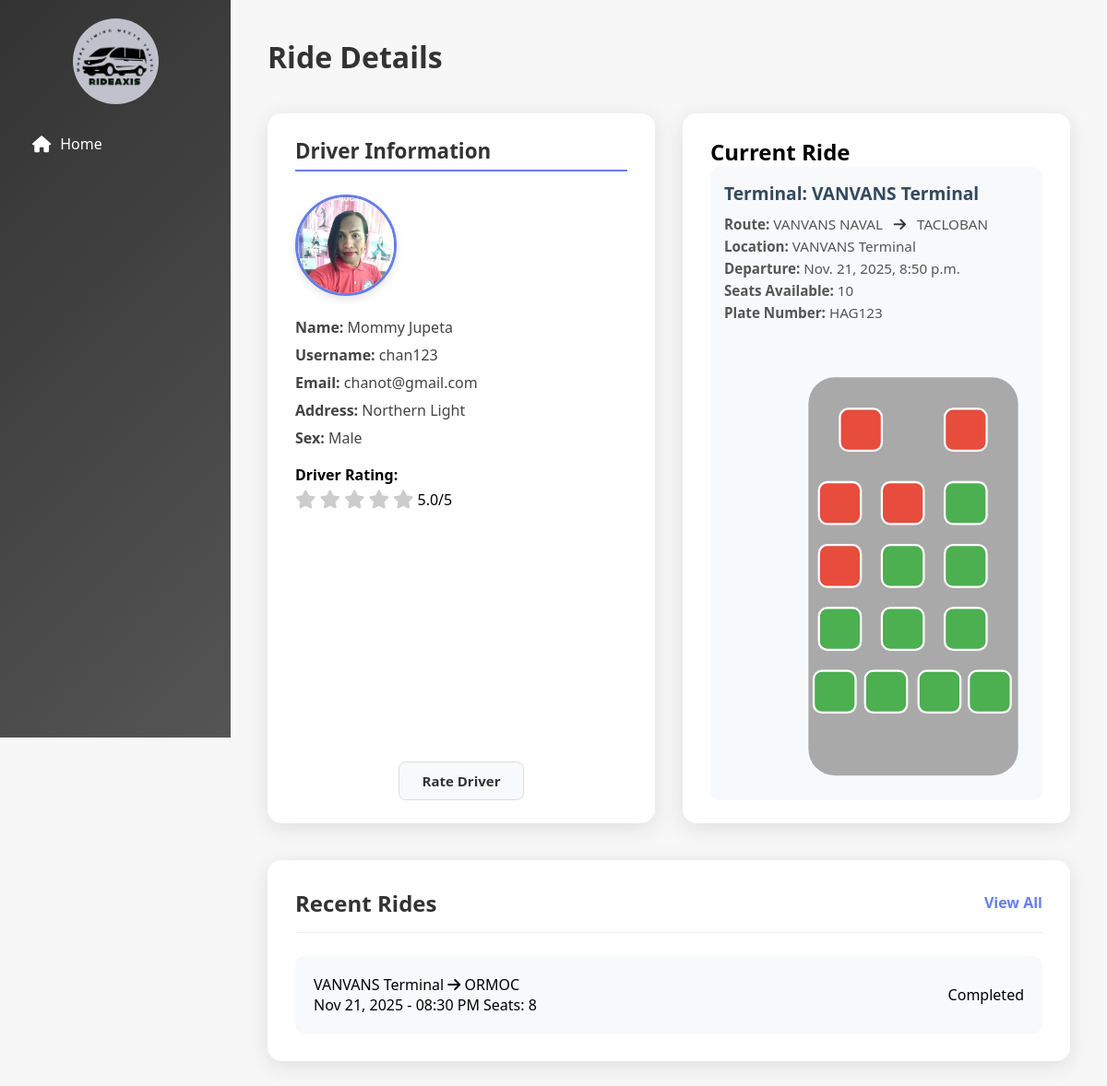
The app's page /driver/9/ with its own data.
### myapp/models.py (models this page shows, shortened)
class Driver(AbstractBaseUser, PermissionsMixin):
    username = models.CharField(max_length=150, unique=True)
    email = models.EmailField(unique=True)
    first_name = models.CharField(max_length=30, blank=True, null=True)
    last_name = models.CharField(max_length=30, blank=True, null=True)
    address = models.CharField(max_length=255, blank=True, null=True)
    date_joined = models.DateTimeField(default=timezone.now)
    sex = models.CharField(
        max_length=10,
        choices=[('Male', 'Male'), ('Female', 'Female')],
        blank=True,
        null=True
    )
    profile_picture = models.ImageField(
        upload_to='profile_pictures/',
        default='profile_pictures/default.png',
        blank=True,
        null=True
    )
    assigned_terminal = models.ForeignKey(
        'Terminal',
        on_delete=models.SET_NULL,
        blank=True,
        null=True,
        related_name='drivers',
        help_text="Terminal this driver wants to be assigned to"
    )
    terminal_status = models.CharField(
        max_length=20,
        choices=APPROVAL_STATUS,
        default='pending',
        help_text="Approval status for terminal assignment"
    )
    terminal_rejection_reason = models.TextField(
        blank=True,
        null=True,
        help_text="Reason for rejection (if rejected)"
    )
    is_active = models.BooleanField(default=True)
    is_staff = models.BooleanField(default=False)
    objects = DriverManager()
    USERNAME_FIELD = 'username'
    REQUIRED_FIELDS = ['email']

class Ride(models.Model):
    STATUS_CHOICES = [
        ('scheduled', 'Scheduled'),      # NEW: Created by admin, not yet activated
        ('waiting', 'Waiting at Terminal'),
        ('departed', 'Departed'),
        ('completed', 'Completed'),
    ]
    driver = models.ForeignKey(
        settings.AUTH_USER_MODEL,
        on_delete=models.CASCADE,
        related_name="rides"
    )
    created_by_admin = models.ForeignKey(
        'TerminalAdmin',
        on_delete=models.SET_NULL,
        null=True,
        blank=True,
        related_name='created_rides',
        help_text="Terminal admin who created this schedule"
    )
    assigned_driver = models.ForeignKey(
        settings.AUTH_USER_MODEL,
        on_delete=models.CASCADE,
        related_name="assigned_rides",
        null=True,
        blank=True,
        help_text="Driver assigned to this scheduled ride"
    )
    terminal = models.CharField(max_length=100)
    location = models.CharField(max_length=100)
    start_point = models.CharField(
        max_length=100,
        choices=ROUTE_CHOICES,
        default='Naval'
    )
    route = models.CharField(max_length=100, choices=ROUTE_CHOICES)
    departure_time = models.DateTimeField()
    seats_available = models.IntegerField()
    plate_number = models.CharField(max_length=20)
    status = models.CharField(
        max_length=20,  # Changed from 10 to 20 to accommodate 'scheduled'
        choices=STATUS_CHOICES,
        default='scheduled'  # Changed default to 'scheduled'
    )
    activated_at = models.DateTimeField(null=True, blank=True)

### myapp/views.py (the view)
# urls.py: path('driver/<int:driver_id>/', views.driver_detail, name='driver_detail'),
def driver_detail(request, driver_id):
    driver = get_object_or_404(Driver, id=driver_id)
    current_ride = (
        Ride.objects.filter(driver=driver, status__in=['waiting', 'departed'])
        .select_related('driver')
        .prefetch_related('seats')
        .first()
    )
    latest_location = None
    if current_ride and current_ride.status == 'departed':
        latest_location = current_ride.locations.order_by('-timestamp').first()
    past_rides = (
        Ride.objects.filter(driver=driver, status='completed')
        .select_related('driver')
        .order_by('-departure_time')[:3]
    )
    avg_rating = DriverRating.objects.filter(driver=driver).aggregate(Avg("rating"))["rating__avg"] or 0
    ip = get_client_ip(request)
    already_rated = DriverRating.objects.filter(driver=driver, ip_address=ip).exists()
    if current_ride:
        current_ride.seat_classes = current_ride.seats.all()
    return render(request, "myapp/driver_detail.html", {
        "driver": driver,
        "current_ride": current_ride,
        "past_rides": past_rides,
        "latest_location": latest_location,
        "average_rating": round(avg_rating, 2),
        "already_rated": already_rated,
    })

### myapp/views.py (called while the page is built)
def get_client_ip(request):
    x_forwarded_for = request.META.get('HTTP_X_FORWARDED_FOR')
    if x_forwarded_for:
        ip = x_forwarded_for.split(',')[0]
    else:
        ip = request.META.get('REMOTE_ADDR')
    return ip

### myapp/templates/myapp/driver_detail.html (shortened to what this page needs)
<!DOCTYPE html>
<html lang="en">
<head>
    {% load static %}
    <link rel="stylesheet" href="{% static 'myapp/css/driver_detail.css' %}">
    <link rel="stylesheet" href="https://unpkg.com/leaflet/dist/leaflet.css" />
    <link rel="stylesheet" href="https://cdnjs.cloudflare.com/ajax/libs/font-awesome/6.4.0/css/all.min.css">
</head>
<body>
    <nav class="sidebar">
        <div class="logo">
            <img src="{% static 'myapp/img/WebApp_Logo.png' %}" alt="RideAxis Logo">
        </div>
        <ul class="nav-links">
            <li><a href="{% url 'index' %}#rides"><i class="fas fa-home"></i> Home</a></li>
        </ul>
    </nav>
    <main class="main-content">
        <div class="header">
            <h1>Ride Details</h1>
        </div>
        <div class="driver-ride-layout">
            <div class="driver-info-card">
                <h2>Driver Information</h2>
                <div class="driver-details">
                    <div class="driver-photo">
                        {% if driver.profile_picture and driver.profile_picture.url %}
                            <img src="{{ driver.profile_picture.url }}" alt="{{ driver.first_name }}'s Profile">
                        {% else %}
                            <img src="{% static 'myapp/img/driver_icon.png' %}" alt="Default Driver Icon">
                        {% endif %}
                    </div>
                    <p><strong>Name:</strong> {{ driver.first_name }} {{ driver.last_name }}</p>
                    <p><strong>Username:</strong> {{ driver.username }}</p>
                    <p><strong>Email:</strong> {{ driver.email }}</p>
                    <p><strong>Address:</strong> {{ driver.address }}</p>
                    <p><strong>Sex:</strong> {{ driver.sex }}</p>
                </div>
                <div class="driver-rating">
                    {% if average_rating > 0 %}
                        <p><strong>Driver Rating:</strong></p>
                        <div class="star-rating">
                            {% for i in "12345" %}
                {% if i|add:'0' <= ride.driver_avg_rating %}
                  <i class="fa fa-star" style="color: #FFD700;"></i>
                {% else %}
                  <i class="fa fa-star" style="color: #ccc;"></i>
                {% endif %}
              {% endfor %}
                            <span>{{ average_rating }}/5</span>
                        </div>
                    {% else %}
                        <p><strong>Average Rating:</strong> No ratings yet</p>
                    {% endif %}
                </div>
                <div class="action-buttons">
                    <button class="btn btn-secondary" id="rateDriverBtn">Rate Driver</button>
                </div>
            </div>
            <div class="profile-card">
    <h2>Current Ride</h2>
    {% if current_ride %}
        {% if current_ride.status == 'waiting' %}
            <div class="ride-card">
                <div class="ride-info">
                    <h3>Terminal: {{ current_ride.terminal }}</h3>
                    <p class="full-route-display">
                        <strong>Route:</strong>
                        <span class="route-start">{{ current_ride.start_point }}</span>
                        <i class="fas fa-arrow-right" style="margin: 0 8px; color: #333;"></i>
                        <span class="route-end">{{ current_ride.route }}</span>
                    </p>
                    <p><strong>Location:</strong> {{ current_ride.location }}</p>
                    <p><strong>Departure:</strong> {{ current_ride.departure_time }}</p>
                    <p><strong>Seats Available:</strong> {{ current_ride.seats_available }}</p>
                    <p><strong>Plate Number:</strong> {{ current_ride.plate_number }}</p>
                </div>
                <div class="van-layout">
                    <svg width="220" height="400" viewBox="0 0 220 400">
                        <rect x="10" y="10" width="200" height="380" rx="25" ry="25" fill="#a9a9a9" />
                        {% for seat in current_ride.seat_classes %}
                        <rect x="{{ seat.x }}" y="{{ seat.y }}" width="40" height="40"
                            class="seat {{ seat.status }}" data-seat-id="{{ seat.id }}" style="cursor: pointer;" />
                        {% endfor %}
                    </svg>
                </div>
            </div>
        {% endif %}
    {% else %}
        <p>No active ride at the moment.</p>
    {% endif %}
</div>
        </div>
            <div class="recent-rides-card">
            <div class="card-header">
                <h2>Recent Rides</h2>
                <a href="#" class="view-all">View All</a>
            </div>
            <div class="rides-list">
                {% if past_rides %}
                    {% for ride in past_rides %}
                    <div class="ride-item">
                        <div class="ride-info">
                            <div class="ride-location">
                                <span class="from">{{ ride.terminal }}</span>
                                <i class="fas fa-arrow-right"></i>
                                <span class="to">{{ ride.route }}</span>
                            </div>
                            <div class="ride-details">
                                <span class="date">{{ ride.departure_time|date:"M d, Y - h:i A" }}</span>
                                <span class="price">Seats: {{ ride.seats_available }}</span>
                            </div>
                        </div>
                        <div class="ride-status completed">{{ ride.status|title }}</div>
                    </div>
                    {% endfor %}
                {% else %}
                    <p>No recent rides found.</p>
                {% endif %}
            </div>
        </div>
    </main>
</body>
</html>

### myapp/static/myapp/css/driver_detail.css (style rules this page uses)
* { margin: 0; padding: 0; box-sizing: border-box; font-family: 'Segoe UI', Tahoma, Geneva, Verdana, sans-serif; }
body { display: flex; min-height: 100vh; background-color: #f7f7f7; }
.sidebar { width: 250px; background: linear-gradient(135deg, #333 0%, #555 100%); color: white; padding: 20px 0; position: fixed; top: 0; left: 0; height: 100vh; overflow-y: auto; transition: all 0.3s ease; z-index: 1000; }
.logo img { height: 93px; display: block; margin: 0 auto 20px auto; border-radius: 50%; }
.nav-links { list-style: none; padding: 0 20px; }
.nav-links li { margin-bottom: 10px; }
.nav-links a { color: white; text-decoration: none; padding: 12px 15px; display: flex; align-items: center; border-radius: 8px; transition: all 0.3s ease; }
.nav-links i { margin-right: 10px; font-size: 18px; }
.main-content { flex: 1; margin-left: 250px; padding: 40px; transition: margin-left 0.3s ease; }
.header { display: flex; justify-content: space-between; align-items: center; margin-bottom: 40px; }
.header h1 { color: #333; font-size: 32px; }
.driver-ride-layout { display: flex; justify-content: space-between; align-items: stretch; gap: 30px; margin-bottom: 40px; flex-wrap: wrap; }
.driver-info-card, .profile-card { background: white; border-radius: 15px; padding: 25px 30px; box-shadow: 0 5px 25px rgba(0, 0, 0, 0.1); flex: 1 1 45%; display: flex; flex-direction: column; justify-content: space-between; min-height: 400px; transition: transform 0.2s ease, box-shadow 0.2s ease; }
.driver-info-card h2 { color: #333; margin-bottom: 15px; font-size: 1.4rem; border-bottom: 2px solid #667eea; display: inline-block; padding-bottom: 5px; }
.driver-details { margin-top: 10px; }
.driver-details p { font-size: 1rem; color: #444; margin: 8px 0; }
.driver-photo img { width: 110px; height: 110px; object-fit: cover; border-radius: 50%; border: 3px solid #667eea; box-shadow: 0 4px 10px rgba(0, 0, 0, 0.1); margin-bottom: 10px; }
.action-buttons { display: flex; align-items: center; justify-content: center; gap: 15px; margin-top: auto; flex-wrap: wrap; position: relative; transition: all 0.4s ease; }
.btn { padding: 10px 25px; border: none; border-radius: 8px; cursor: pointer; font-size: 15px; font-weight: 600; transition: all 0.3s ease; }
.btn-secondary { background: #f8f9fa; color: #333; border: 1px solid #ddd; }
.driver-rating { margin-top: 10px; font-size: 16px; display: flex; flex-direction: column; align-items: flex-start; }
.star-rating { display: flex; align-items: center; gap: 4px; margin-top: 5px; }
.star-rating i { font-size: 20px; transition: color 0.3s ease; }
#rateDriverBtn { transition: transform 0.5s ease, opacity 0.4s ease; z-index: 2; }
.ride-card { display: flex; flex-direction: row; align-items: flex-start; justify-content: space-between; gap: 25px; padding: 15px; border-radius: 10px; background: #f8f9fa; flex-wrap: wrap; }
.ride-info { flex: 1; }
.ride-info h3 { font-size: 1.2rem; color: #34495e; margin-bottom: 10px; }
.ride-info p { font-size: 0.95rem; color: #555; margin: 4px 0; }
.van-layout { display: flex; justify-content: center; align-items: center; margin-left: auto; margin-top: 20px; flex: 0 0 250px; }
.van-layout svg { width: 100%; max-width: 250px; height: auto; }
.recent-rides-card { background: white; border-radius: 15px; padding: 30px; box-shadow: 0 5px 25px rgba(0, 0, 0, 0.1); margin: 0 auto; }
.card-header { display: flex; justify-content: space-between; align-items: center; margin-bottom: 25px; border-bottom: 1px solid #eee; padding-bottom: 15px; }
.card-header h2 { color: #333; font-size: 24px; }
.view-all { color: #667eea; text-decoration: none; font-weight: 600; }
.rides-list { display: flex; flex-direction: column; gap: 20px; }
.ride-item { display: flex; justify-content: space-between; align-items: center; padding: 20px; background: #f8f9fa; border-radius: 10px; transition: transform 0.3s ease; }

### records on screen
Driver: profile_picture (picture), first_name "Mommy", last_name "Jupeta", username "chan123", email "chanot@gmail.com", address "Northern Light", sex "Male"
Ride: terminal "VANVANS Terminal", start_point "VANVANS NAVAL", route "TACLOBAN", location "VANVANS Terminal", departure_time "Nov. 21, 2025, 8:50 p.m.", seats_available "10", plate_number "HAG123"
Ride: terminal "VANVANS Terminal", route "ORMOC", departure_time "Nov 21, 2025 - 08:30 PM", seats_available "8", status "Completed"

### other values on screen
{{ average_rating }} "5.0"
